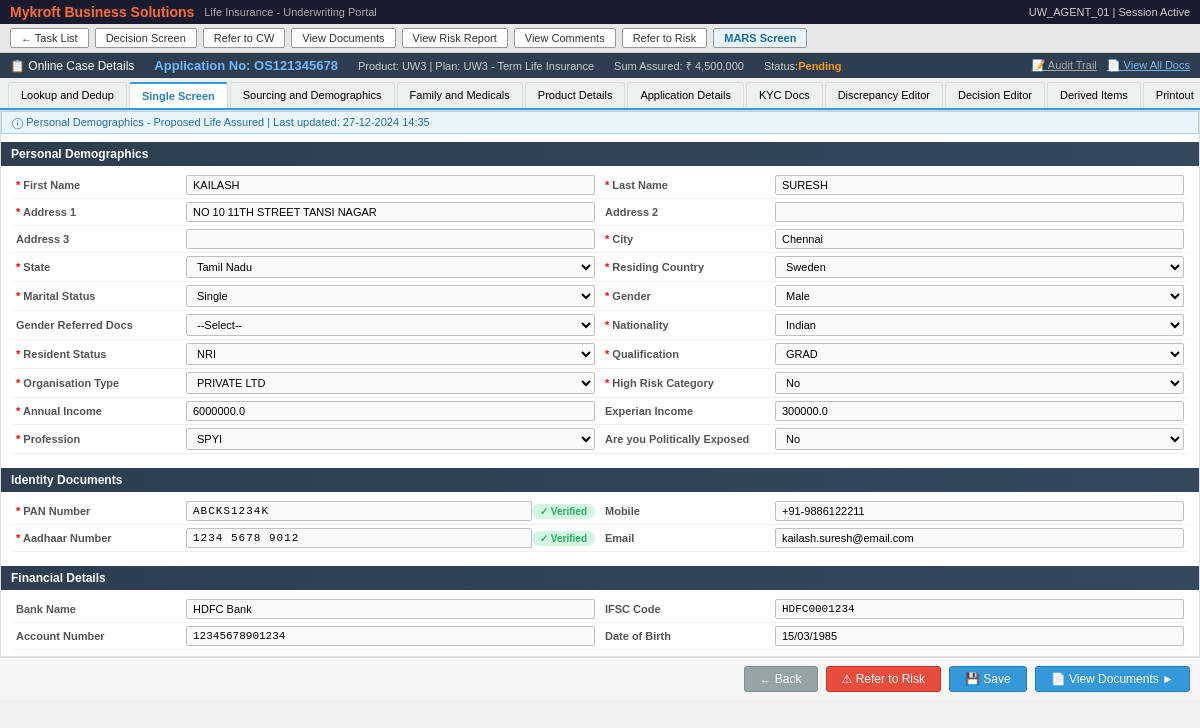
/case/OS121345678, run on an earlier commit of the app's database.
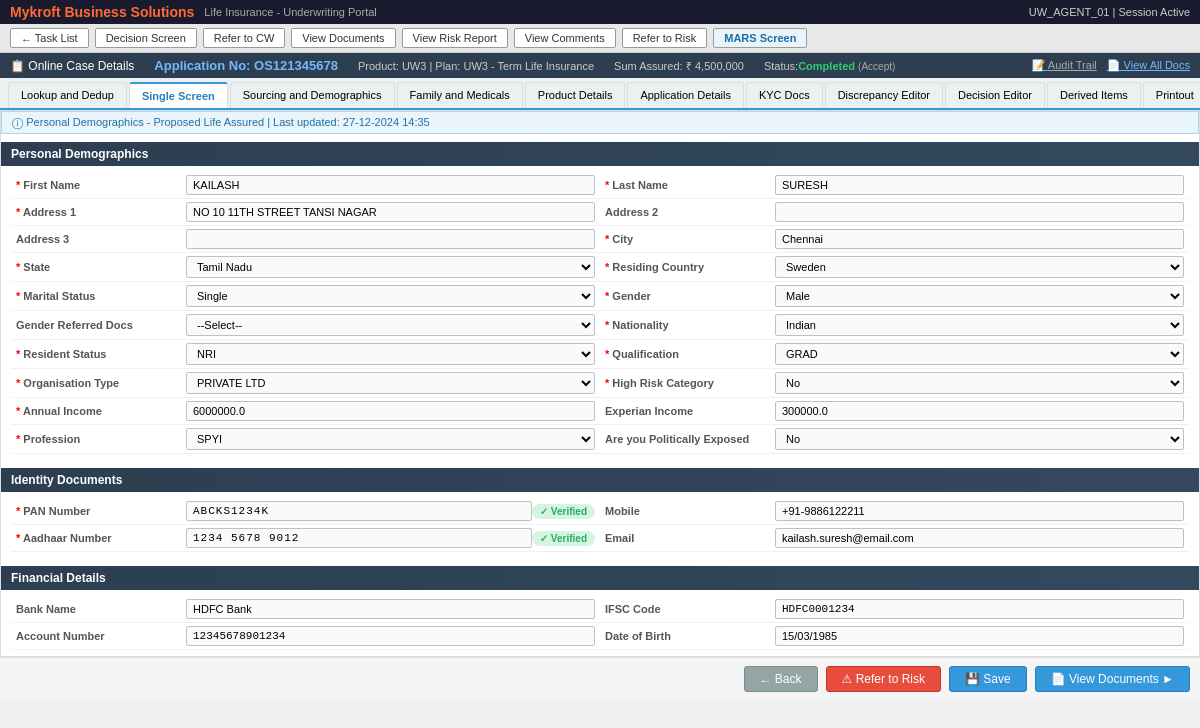
And on a later commit of the database.
### tables this page shows
CREATE TABLE cases (
    app_no              TEXT PRIMARY KEY,
    name                TEXT NOT NULL,
    first_name          TEXT,
    last_name           TEXT,
    dob                 TEXT,
    age                 INTEGER,
    gender              TEXT,
    marital_status      TEXT,
    nationality         TEXT,
    resident_status     TEXT,
    pan_no              TEXT,
    aadhaar_no          TEXT,
    mobile              TEXT,
    email               TEXT,
    address1            TEXT,
    address2            TEXT,
    city                TEXT,
    state               TEXT,
    pincode             TEXT,
    country             TEXT,
    occupation          TEXT,
    organisation_type   TEXT,
    industry            TEXT,
    education           TEXT,
    annual_income       REAL,
    experian_income     REAL,
    politically_exposed TEXT,
    high_risk           TEXT,
    bank_account        TEXT,
    bank_name           TEXT,
    ifsc                TEXT,
    nominee_name        TEXT,
    nominee_relation    TEXT,
    plan                TEXT,
    product_code        TEXT,
    sum_assured         REAL,
    premium             REAL,
    sourcing_type       TEXT,
    advisor_code        TEXT,
    -- Queue-level fields
    holding_type        TEXT,
    sro                 TEXT DEFAULT '<2 Hours',
    case_type           TEXT,
    tsa                 REAL,
    audit_flag          TEXT DEFAULT '',
    -- Status fields
    status              TEXT NOT NULL DEFAULT 'Pending',
    uw_status           TEXT,          -- NULL / 'In Progress' / 'Completed' / 'Referred to Risk'
    uw_decision         TEXT,          -- 'Accept' / 'Reject' / 'Refer'
    uw_remarks          TEXT,
    -- Timestamps
    created_at          TEXT NOT NULL DEFAULT (strftime('%Y-%m-%dT%H:%M:%SZ', 'now')),
    updated_at          TEXT NOT NULL DEFAULT (strftime('%Y-%m-%dT%H:%M:%SZ', 'now'))
);

### apps/sales_agent/router.py (the view)
@sales_agent_bp.route("/case/<app_no>")
@sales_agent_bp.route("/case/<app_no>/<tab>")
def case_view(app_no, tab="single"):
    case = crud.get_case(app_no)
    if not case:
        return "Case not found", 404
    return render_template("case.html", data=case, active_tab=tab)

### apps/sales_agent/templates/case.html (shortened to what the changed rows need)
<!DOCTYPE html>
<html lang="en">
<head>
</head>
<body>
<div class="case-header">
  <span>&#128203; Online Case Details</span>
  <span class="app-no">Application No: {{ data.app_no }}</span>
  <span class="case-info">Product: {{ data.product_code }} | Plan: {{ data.plan }}</span>
  <span class="case-info">Sum Assured: &#8377; {{ "{:,.0f}".format(data.sum_assured) }}</span>
  <span class="case-info">Status:
    {%- set s = data.status -%}
    {%- set color = {'Pending':'#f39c12','In Progress':'#74b9ff','Completed':'#2ecc71','Referred to Risk':'#bb8fce','Rejected':'#e74c3c'}.get(s, '#f39c12') -%}
    <span id="live-case-status" style="color:{{ color }};font-weight:bold">{{ s }}</span>
    {% if data.uw_decision %}<span style="color:#aaa;font-size:10px">({{ data.uw_decision }})</span>{% endif %}
  </span>
  <span style="margin-left:auto;display:flex;gap:10px;align-items:center">
    <a href="/case/{{ data.app_no }}/audit" style="color:#aaa;font-size:11px">&#128221; Audit Trail</a>
    <a href="/case/{{ data.app_no }}/docs" style="color:#74b9ff;font-size:11px">&#128196; View All Docs</a>
  </span>
</div>
<div class="content">
  {% if active_tab == 'single' %}
  <div class="status-bar">&#9432; Personal Demographics - Proposed Life Assured | Last updated: 27-12-2024 14:35</div>
  <div class="section-title">Personal Demographics</div>
  <div class="form-grid">
    <div>
      <div class="form-row">
        <label><span class="required">*</span> First Name</label>
        <input type="text" value="{{ data.first_name }}" id="field_first_name">
      </div>
      <div class="form-row">
        <label><span class="required">*</span> Address 1</label>
        <input type="text" value="{{ data.address1 }}" id="field_address1">
      </div>
      <div class="form-row">
        <label>Address 3</label>
        <input type="text" value="" id="field_address3">
      </div>
      <div class="form-row">
        <label><span class="required">*</span> State</label>
        <select id="field_state">
          <option {% if data.state == 'Tamil Nadu' %}selected{% endif %}>Tamil Nadu</option>
        </select>
      </div>
      <div class="form-row">
        <label><span class="required">*</span> Marital Status</label>
        <select id="field_marital"><option selected>Single</option><option>Married</option><option>Divorced</option></select>
      </div>
      <div class="form-row">
        <label>Gender Referred Docs</label>
        <select><option>--Select--</option><option>PAN Card</option><option>Aadhaar</option></select>
      </div>
      <div class="form-row">
        <label><span class="required">*</span> Resident Status</label>
        <select id="field_resident"><option>NRI</option><option>Resident</option><option>PIO</option></select>
      </div>
      <div class="form-row">
        <label><span class="required">*</span> Organisation Type</label>
        <select id="field_org_type">
          <option>PRIVATE LTD</option><option>PUBLIC LTD</option><option>GOVT</option><option>SELF EMPLOYED</option>
        </select>
      </div>
      <div class="form-row">
        <label><span class="required">*</span> Annual Income</label>
        <input type="text" value="{{ data.annual_income }}" id="field_annual_income">
      </div>
      <div class="form-row">
        <label><span class="required">*</span> Profession</label>
        <select id="field_profession"><option>SPYI</option><option>SOFTWARE ENGINEER</option><option>MANAGER</option></select>
      </div>
    </div>
    <div>
      <div class="form-row">
        <label><span class="required">*</span> Last Name</label>
        <input type="text" value="{{ data.last_name }}" id="field_last_name">
      </div>
      <div class="form-row">
        <label>Address 2</label>
        <input type="text" value="{{ data.address2 }}" id="field_address2">
      </div>
      <div class="form-row">
        <label><span class="required">*</span> City</label>
        <input type="text" value="{{ data.city }}" id="field_city">
      </div>
      <div class="form-row">
        <label><span class="required">*</span> Residing Country</label>
        <select id="field_country"><option>Sweden</option><option>India</option><option>USA</option><option>UK</option></select>
      </div>
      <div class="form-row">
        <label><span class="required">*</span> Gender</label>
        <select id="field_gender"><option>Male</option><option>Female</option><option>Other</option></select>
      </div>
      <div class="form-row">
        <label><span class="required">*</span> Nationality</label>
        <select id="field_nationality"><option>Indian</option><option>Foreign</option></select>
      </div>
      <div class="form-row">
        <label><span class="required">*</span> Qualification</label>
        <select id="field_qual"><option>GRAD</option><option>POST GRAD</option><option>HSC</option><option>SSC</option></select>
      </div>
      <div class="form-row">
        <label><span class="required">*</span> High Risk Category</label>
        <select id="field_high_risk"><option>No</option><option>Yes</option></select>
      </div>
      <div class="form-row">
        <label>Experian Income</label>
        <input type="text" value="{{ data.experian_income }}" id="field_experian_income">
      </div>
      <div class="form-row">
        <label>Are you Politically Exposed</label>
        <select id="field_pep"><option>No</option><option>Yes</option></select>
      </div>
    </div>
  </div>
  <div class="section-title">Identity Documents</div>
  <div class="form-grid">
    <div>
      <div class="form-row">
        <label><span class="required">*</span> PAN Number</label>
        <input type="text" value="{{ data.pan_no }}" id="field_pan" style="font-family:monospace;letter-spacing:1px">
        <span class="kyc-badge kyc-ok">&#10003; Verified</span>
      </div>
      <div class="form-row">
        <label><span class="required">*</span> Aadhaar Number</label>
        <input type="text" value="{{ data.aadhaar_no }}" id="field_aadhaar" style="font-family:monospace;letter-spacing:1px">
        <span class="kyc-badge kyc-ok">&#10003; Verified</span>
      </div>
    </div>
    <div>
      <div class="form-row">
        <label>Mobile</label>
        <input type="text" value="{{ data.mobile }}" id="field_mobile">
      </div>
      <div class="form-row">
        <label>Email</label>
        <input type="text" value="{{ data.email }}" id="field_email">
      </div>
    </div>
  </div>
  <div class="section-title">Financial Details</div>
  <div class="form-grid">
    <div>
      <div class="form-row">
        <label>Bank Name</label>
        <input type="text" value="{{ data.bank_name }}" id="field_bank_name">
      </div>
      <div class="form-row">
        <label>Account Number</label>
        <input type="text" value="{{ data.bank_account }}" id="field_bank_account" style="font-family:monospace">
      </div>
    </div>
    <div>
      <div class="form-row">
        <label>IFSC Code</label>
        <input type="text" value="{{ data.ifsc }}" id="field_ifsc" style="font-family:monospace">
      </div>
      <div class="form-row">
        <label>Date of Birth</label>
        <input type="text" value="{{ data.dob }}" id="field_dob">
      </div>
    </div>
  </div>
  {% endif %}
</div>
</body>
</html>

What changed in the data, as far as the page shows it:
changed cases "OS121345678": status "Pending" → "Completed"; uw_decision (not shown) → "Accept"
